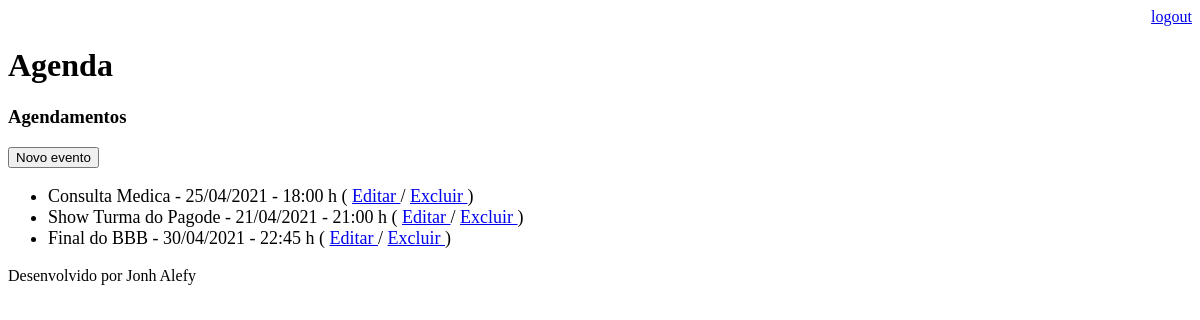
/agenda/ (signed in), run on an earlier commit of the app's database.
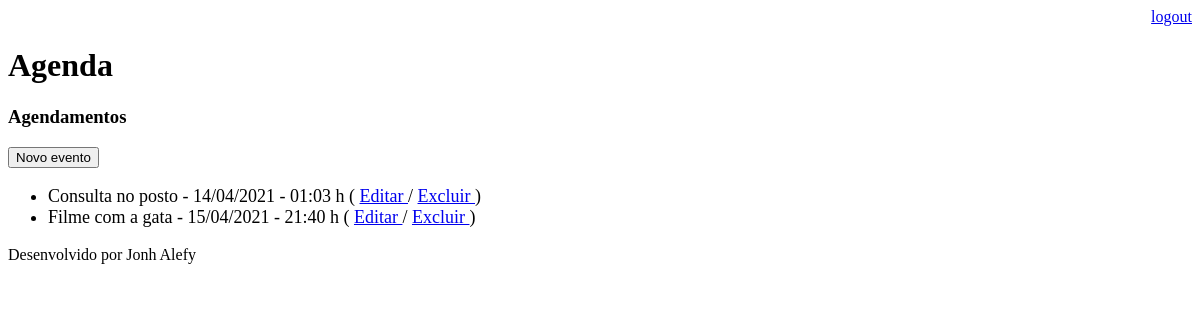
And on a later commit of the database.
### core/models.py (models this page shows, shortened)
class Evento(models.Model):
    titulo = models.CharField(max_length=100)
    descricao = models.TextField(blank=True, null=True)
    data_evento = models.DateTimeField(verbose_name='Data do Evento')
    data_criacao = models.DateTimeField(auto_now=True)
    usuario = models.ForeignKey(User, on_delete=models.CASCADE)
    class Meta:
        db_table = 'evento'
    def get_data_evento(self):
        return self.data_evento.strftime('%d/%m/%Y - %H:%M h')
    def get_evento_atrasado(self):
        if self.data_evento < datetime.now():
            return True
        else:
            return False

### core/views.py (the view)
# urls.py: path('agenda/', views.lista_eventos),
@login_required(login_url='/login/')
def lista_eventos(request):
    usuario = request.user
    data_atual = datetime.now () - timedelta(hours=1)
    evento = Evento.objects.filter(usuario=usuario, data_evento__gt=data_atual)
    dados = {'eventos' :evento}
    return render(request, 'agenda.html', dados)

### templates/agenda.html
{%extends "model-page.html" %}
{% block content %}
    <h3>Agendamentos</h3>
    <a href="evento/">
        <button type="button">Novo evento</button>
    </a>
    <ul style="font-size: 18px;">
        {% for evento in eventos %}
            <li>
                <div style={% if evento.get_evento_atrasado %} "color: red;" {% endif %}>
                    {{ evento.titulo }} - {{ evento.get_data_evento }}
                    ( <a href="evento/?id={{ evento.id }}"> Editar </a>
                    / <a href="evento/delete/{{ evento.id }}/"> Excluir </a> )
                </div>
            </li>
        {% endfor %}
    </ul>
{% endblock %}

### templates/model-page.html
<!DOCTYPE html>
<html lang="en">
<head>
    {% include "model-header.html" %}
</head>
<body>
    {% block content %} {% endblock %}
    {% include "model-footer.html" %}
</body>
</html>

### templates/model-header.html (shortened to what this page needs)
    <div align="right">
        <a href="/logout">logout</a>
    </div>
    <h1>Agenda</h1>

### templates/model-footer.html
<p>Desenvolvido por Jonh Alefy</p>

What changed in the data, as far as the page shows it:
no longer on this page (row edited): Evento: titulo "Show Turma do Pagode", get_data_evento "21/04/2021 - 21:00 h"
removed Evento: titulo "Final do BBB", get_data_evento "30/04/2021 - 22:45 h"
changed Evento: titulo "Consulta Medica" → "Consulta no posto"; get_data_evento "25/04/2021 - 18:00 h" → "14/04/2021 - 01:03 h"
added Evento: titulo "Filme com a gata", get_data_evento "15/04/2021 - 21:40 h"
